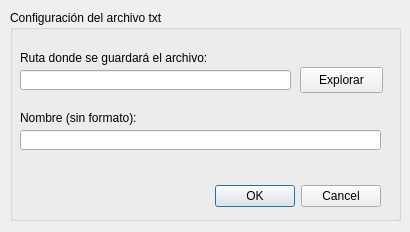
<?xml version="1.0" encoding="UTF-8"?>
<ui version="4.0">
 <class>Dialog_csv</class>
 <widget class="QDialog" name="Dialog_csv">
  <property name="geometry">
   <rect>
    <x>0</x>
    <y>0</y>
    <width>410</width>
    <height>232</height>
   </rect>
  </property>
  <property name="maximumSize">
   <size>
    <width>410</width>
    <height>232</height>
   </size>
  </property>
  <property name="windowTitle">
   <string>Dialog</string>
  </property>
  <widget class="QGroupBox" name="groupBox">
   <property name="geometry">
    <rect>
     <x>10</x>
     <y>10</y>
     <width>391</width>
     <height>211</height>
    </rect>
   </property>
   <property name="title">
    <string>Configuración del archivo txt</string>
   </property>
   <widget class="QLabel" name="label_2">
    <property name="geometry">
     <rect>
      <x>10</x>
      <y>100</y>
      <width>191</width>
      <height>16</height>
     </rect>
    </property>
    <property name="text">
     <string>Nombre (sin formato):</string>
    </property>
   </widget>
   <widget class="QLabel" name="label">
    <property name="geometry">
     <rect>
      <x>10</x>
      <y>40</y>
      <width>241</width>
      <height>16</height>
     </rect>
    </property>
    <property name="text">
     <string>Ruta donde se guardará el archivo:</string>
    </property>
   </widget>
   <widget class="QLineEdit" name="lineEdit_ruta">
    <property name="geometry">
     <rect>
      <x>10</x>
      <y>60</y>
      <width>271</width>
      <height>20</height>
     </rect>
    </property>
   </widget>
   <widget class="QLineEdit" name="lineEdit_nombre">
    <property name="geometry">
     <rect>
      <x>10</x>
      <y>120</y>
      <width>361</width>
      <height>20</height>
     </rect>
    </property>
   </widget>
   <widget class="QPushButton" name="pushButton">
    <property name="geometry">
     <rect>
      <x>290</x>
      <y>57</y>
      <width>83</width>
      <height>26</height>
     </rect>
    </property>
    <property name="text">
     <string>Explorar</string>
    </property>
   </widget>
   <widget class="QDialogButtonBox" name="buttonBox">
    <property name="geometry">
     <rect>
      <x>30</x>
      <y>170</y>
      <width>341</width>
      <height>32</height>
     </rect>
    </property>
    <property name="orientation">
     <enum>Qt::Horizontal</enum>
    </property>
    <property name="standardButtons">
     <set>QDialogButtonBox::Cancel|QDialogButtonBox::Ok</set>
    </property>
   </widget>
  </widget>
 </widget>
 <resources/>
 <connections>
  <connection>
   <sender>buttonBox</sender>
   <signal>accepted()</signal>
   <receiver>Dialog_csv</receiver>
   <slot>accept()</slot>
   <hints>
    <hint type="sourcelabel">
     <x>248</x>
     <y>254</y>
    </hint>
    <hint type="destinationlabel">
     <x>157</x>
     <y>274</y>
    </hint>
   </hints>
  </connection>
  <connection>
   <sender>buttonBox</sender>
   <signal>rejected()</signal>
   <receiver>Dialog_csv</receiver>
   <slot>reject()</slot>
   <hints>
    <hint type="sourcelabel">
     <x>316</x>
     <y>260</y>
    </hint>
    <hint type="destinationlabel">
     <x>286</x>
     <y>274</y>
    </hint>
   </hints>
  </connection>
 </connections>
</ui>
